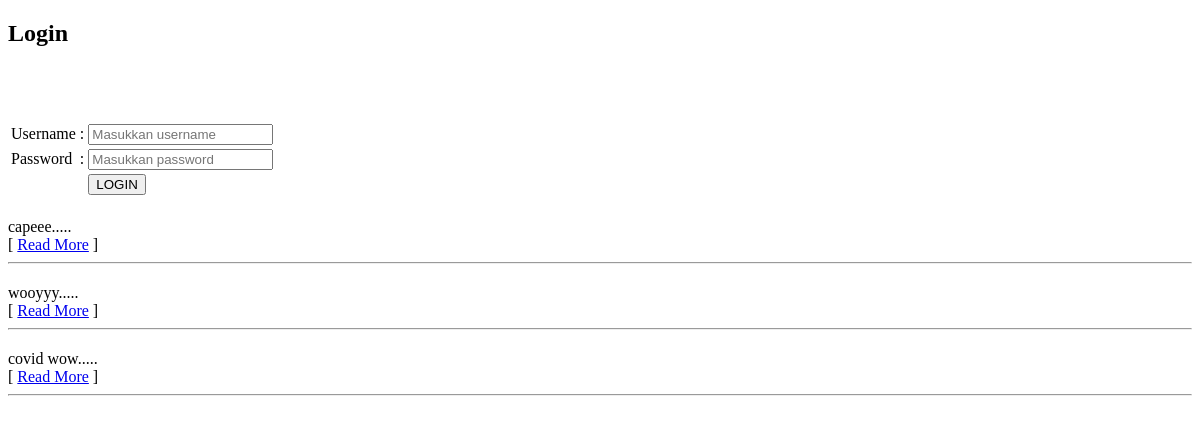
The app's page /cobain/cobain.php, older data.
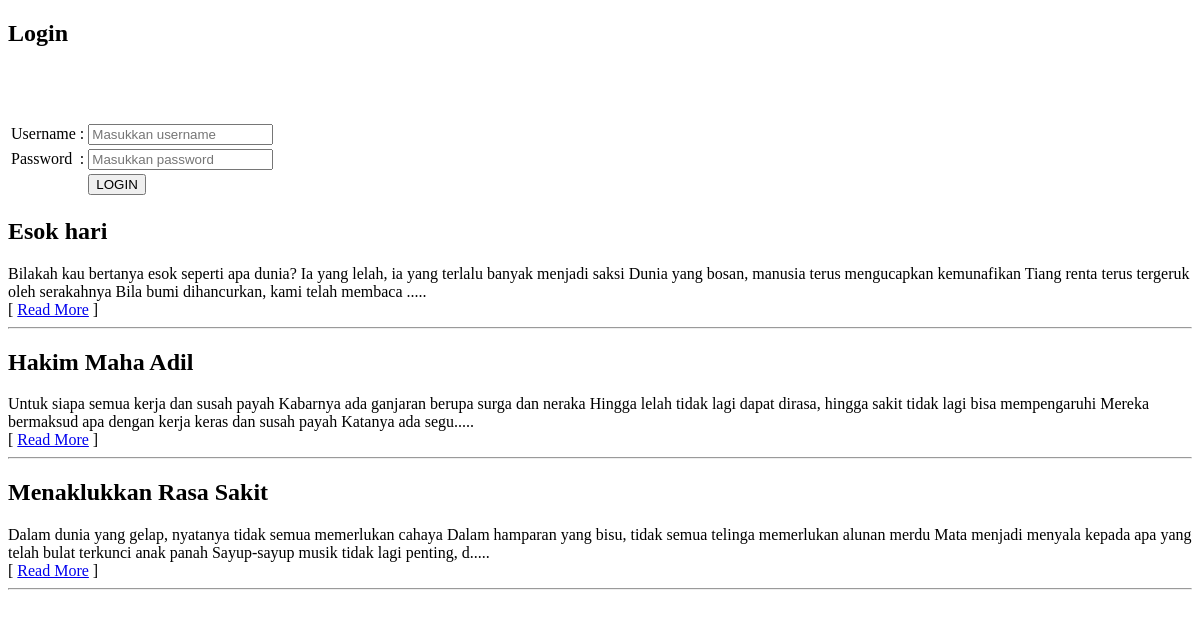
The same page, newer data.
### tables this page shows
CREATE TABLE `terbitan` (
  `kd_terbit` varchar(14) NOT NULL,
  `post` varchar(10000) NOT NULL,
  `admin_id` varchar(14) NOT NULL,
  `tanggal` timestamp NOT NULL DEFAULT CURRENT_TIMESTAMP ON UPDATE CURRENT_TIMESTAMP,
  `judul` varchar(330) NOT NULL
);

### cobain/cobain.php (the view, shortened to what this page needs)
<!DOCTYPE html>
<html>
<head>
</head>
<body>
	<h2>Login</h2>
	<br/>
	<br/>
	<br/>
	<form method="post" action="login.php">
		<table>
			<tr>
				<td>Username</td>
				<td>:</td>
				<td><input type="text" name="username" placeholder="Masukkan username"></td>
			</tr>
			<tr>
				<td>Password</td>
				<td>:</td>
				<td><input type="password" name="password" placeholder="Masukkan password"></td>
			</tr>
			<tr>
				<td></td>
				<td></td>
				<td><input type="submit" value="LOGIN"></td>
			</tr>
		</table>
	</form>
<?php
include_once("koneksi.php");
$pstan = mysqli_query($db, "SELECT admin.admin_id, admin.username, terbitan.post, terbitan.tanggal, terbitan.kd_terbit, terbitan.judul FROM terbitan INNER JOIN admin on terbitan.admin_id=admin.admin_id");
?>
<div>
<?php while ($pos = mysqli_fetch_array($pstan)) {
    ?>
    <div>
        <div><h2><?php echo $pos['judul']?></h2></div>
        <div><?php echo substr($pos['post'],0,250);
            echo ".....<br />[ <a href=index2.php?id=".$pos['kd_terbit'].">Read More</a> ]<hr/>";
            ?>
        </div>
    </div>
<?php }?>
</div>
</body>
</html>

Row changes from the older to the newer data that the page shows:
removed terbitan: post "capeee"
removed terbitan: post "wooyyy"
removed terbitan: post "covid wow"
added terbitan: judul "Esok hari", post "Bilakah kau bertanya esok seperti apa dunia? Ia yang lelah, ia yang terlalu banyak menjadi saksi Dunia yang bosan, manusia terus mengucapkan kemunafikan Tiang renta terus tergeruk oleh serakahnya Bila bumi dihancurkan, kami telah membaca"
added terbitan: judul "Hakim Maha Adil", post "Untuk siapa semua kerja dan susah payah Kabarnya ada ganjaran berupa surga dan neraka Hingga lelah tidak lagi dapat dirasa, hingga sakit tidak lagi bisa mempengaruhi Mereka bermaksud apa dengan kerja keras dan susah payah Katanya ada segu"
added terbitan: judul "Menaklukkan Rasa Sakit", post "Dalam dunia yang gelap, nyatanya tidak semua memerlukan cahaya Dalam hamparan yang bisu, tidak semua telinga memerlukan alunan merdu Mata menjadi menyala kepada apa yang telah bulat terkunci anak panah Sayup-sayup musik tidak lagi penting, d"
